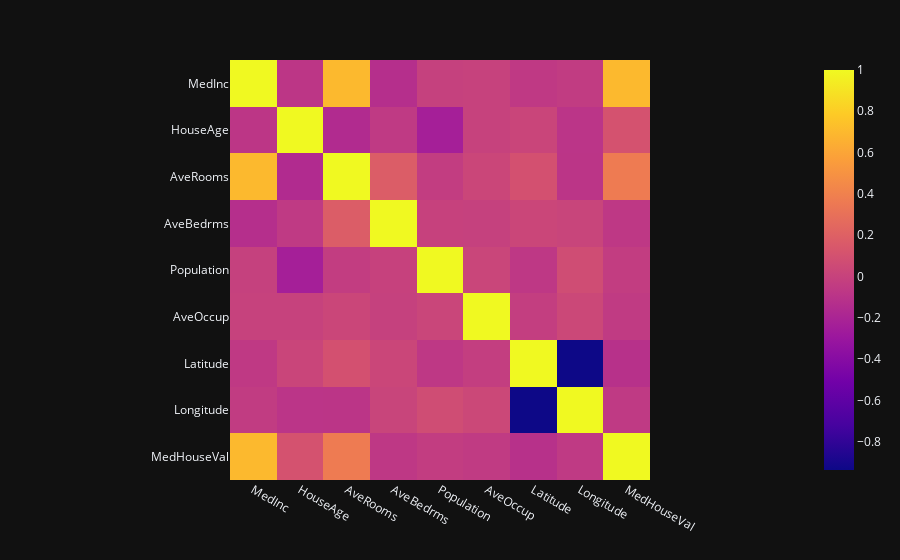

The code cell stored with this chart in its notebook:
### Code cell
px.imshow(df.corr())

### Figure 1 — Plotly figure (JSON) as saved in the notebook; plotly's stock layout.template omitted (floating-point values rounded to 4 significant figures)
{"data": [{"coloraxis": "coloraxis", "name": "0", "x": ["MedInc", "HouseAge", "AveRooms", "AveBedrms", "Population", "AveOccup", "Latitude", "Longitude", "MedHouseVal"], "y": ["MedInc", "HouseAge", "AveRooms", "AveBedrms", "Population", "AveOccup", "Latitude", "Longitude", "MedHouseVal"], "z": [[1.0, -0.08054, 0.7, -0.1272, -0.008552, -0.0008847, -0.06046, -0.04374, 0.7019], [-0.08054, 1.0, -0.1566, -0.05696, -0.2355, -0.002792, 0.02107, -0.09039, 0.1032], [0.7, -0.1566, 1.0, 0.1748, -0.0381, 0.02386, 0.09517, -0.08818, 0.3667], [-0.1272, -0.05696, 0.1748, 1.0, -0.00712, -0.009257, 0.02614, 0.01522, -0.06749], [-0.008552, -0.2355, -0.0381, -0.00712, 1.0, 0.02282, -0.06994, 0.07109, -0.03848], [-0.0008847, -0.002792, 0.02386, -0.009257, 0.02282, 1.0, -0.0322, 0.03712, -0.04847], [-0.06046, 0.02107, 0.09517, 0.02614, -0.06994, -0.0322, 1.0, -0.9374, -0.1165], [-0.04374, -0.09039, -0.08818, 0.01522, 0.07109, 0.03712, -0.9374, 1.0, -0.05674], [0.7019, 0.1032, 0.3667, -0.06749, -0.03848, -0.04847, -0.1165, -0.05674, 1.0]], "type": "heatmap", "xaxis": "x", "yaxis": "y", "hovertemplate": "x: %{x}<br>y: %{y}<br>color: %{z}<extra></extra>"}], "layout": {"xaxis": {"anchor": "y", "domain": [0.0, 1.0], "scaleanchor": "y", "constrain": "domain"}, "yaxis": {"anchor": "x", "domain": [0.0, 1.0], "autorange": "reversed", "constrain": "domain"}, "coloraxis": {"colorscale": [[0.0, "#0d0887"], [0.1111, "#46039f"], [0.2222, "#7201a8"], [0.3333, "#9c179e"], [0.4444, "#bd3786"], [0.5556, "#d8576b"], [0.6667, "#ed7953"], [0.7778, "#fb9f3a"], [0.8889, "#fdca26"], [1.0, "#f0f921"]]}, "margin": {"t": 60}}}
